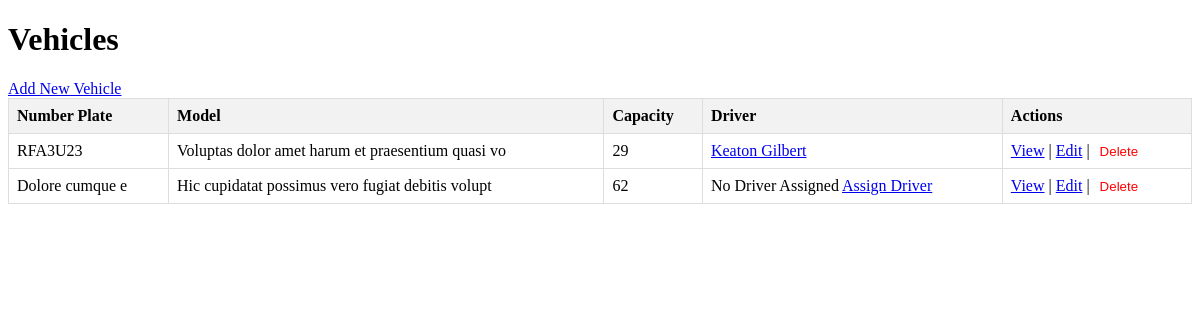
/vehicles/, run on the app's committed database.
### vehicles/models.py (models this page shows, shortened)
class Vehicle(models.Model):
    NUMBER_PLATE_MAX_LENGTH = 15
    MODEL_MAX_LENGTH = 50
    CATEGORY_CHOICES = [
        ('taxi', 'Taxi'),
        ('cab', 'Cab'),
        ('bus', 'Bus'),
        ('coaster', 'Coaster (Minibus)'),
        ('coach', 'Coach'),
        ('bike', 'Bike'),
        ('van', 'Van'),
    ]
    license_plate = models.CharField(max_length=NUMBER_PLATE_MAX_LENGTH, unique=True)
    model = models.CharField(max_length=MODEL_MAX_LENGTH)
    capacity = models.IntegerField()
    category = models.CharField(max_length=50, choices=CATEGORY_CHOICES, default=CATEGORY_CHOICES[0])
    status = models.CharField(max_length=20, choices=[('active', 'Active'), ('inactive', 'Inactive')])

### drivers/models.py (models this page shows, shortened)
class Driver(models.Model):
  name = models.CharField(max_length=100)
  license_number = models.CharField(max_length=50, unique=True)
  vehicle = models.ForeignKey(Vehicle, on_delete=models.SET_NULL, null=True, blank=True)

### vehicles/views.py (the view)
# urls.py: path('', list_vehicles, name='vehicle-list'),
def list_vehicles(request):
  query = request.GET.get('search', '')
  vehicles = Vehicle.objects.filter(
    Q(license_plate__icontains=query) |
    Q(model__icontains=query) |
    Q(status__iexact=query)
  )
  return render(request, 'vehicles/vehicles-list.html', {'vehicles': vehicles, 'query': query})

### vehicles/templates/vehicles/vehicles-list.html (shortened to what this page needs)
<!DOCTYPE html>
<html lang="en">
  <head>
  </head>
  <body>
    <h1>Vehicles</h1>
    <a href="{% url 'create-vehicle' %}">Add New Vehicle</a>
    <table>
      <thead>
        <tr>
          <th>Number Plate</th>
          <th>Model</th>
          <th>Capacity</th>
          <th>Driver</th>
          <th>Actions</th>
        </tr>
      </thead>
      <tbody>
        {% if vehicles %} {% if vehicles|length == 0 %}
        <tr>
          <td colspan="6">No vehicles found</td>
        </tr>
        {% else %} {% for vehicle in vehicles %}
        <tr>
          <td>{{ vehicle.license_plate }}</td>
          <td>{{ vehicle.model }}</td>
          <td>{{ vehicle.capacity }}</td>
          <td>
            {% if vehicle.driver_set.all %} {% for driver in vehicle.driver_set.all %}
            <a href="{% url 'view-driver' driver.id %}">{{ driver.name }}</a>{% if not forloop.last %}, {% endif %} {% endfor %} {% else %} No Driver Assigned
            <a href="{% url 'assign-driver-to-vehicle' vehicle.id %}">Assign Driver</a>
            {% endif %}
          </td>
          <td>
            <a href="{% url 'view-vehicle' vehicle.id %}">View</a> | <a href="{% url 'update-vehicle' vehicle.id %}">Edit</a> |
            <form action="{% url 'delete-vehicle' vehicle.id %}" method="post" style="display: inline">
              <input type="submit" value="Delete" style="background: none; border: none; color: red; cursor: pointer" />
            </form>
          </td>
        </tr>
        {% endfor %} {% endif %} {% else %}
        <tr>
          <td colspan="6">No vehicles found</td>
        </tr>
        {% endif %}
      </tbody>
    </table>
  </body>
</html>

### vehicles/templates/vehicles/vehicles-list.html (style rules this page uses)
table { width: 100%; border-collapse: collapse; }
th, td { border: 1px solid #ddd; padding: 8px; text-align: left; }
th { background-color: #f2f2f2; }

### data on the page
Vehicle: license_plate "RFA3U23", model "Voluptas dolor amet harum et praesentium quasi vo", capacity "29"
Driver: name "Keaton Gilbert"
Vehicle: license_plate "Dolore cumque e", model "Hic cupidatat possimus vero fugiat debitis volupt", capacity "62", shows "No Driver Assigned"
